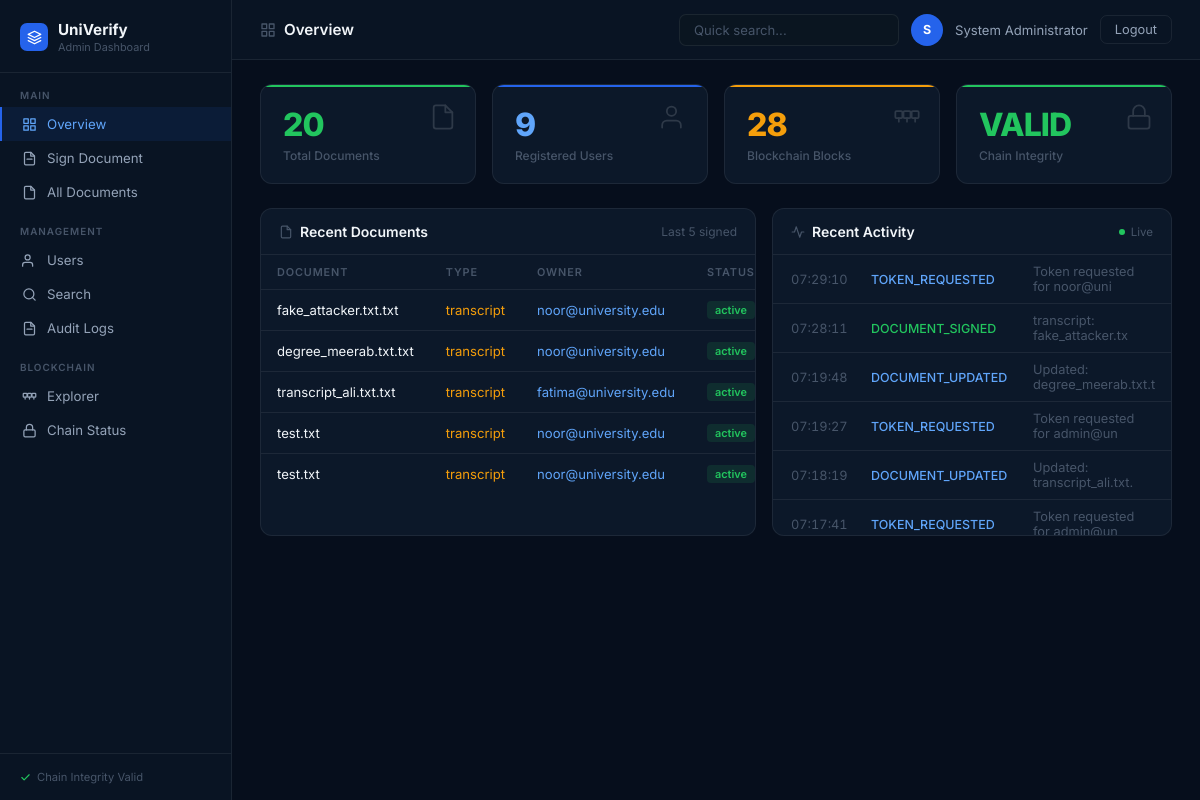
The page /dashboard (signed in) on the database as committed earlier.
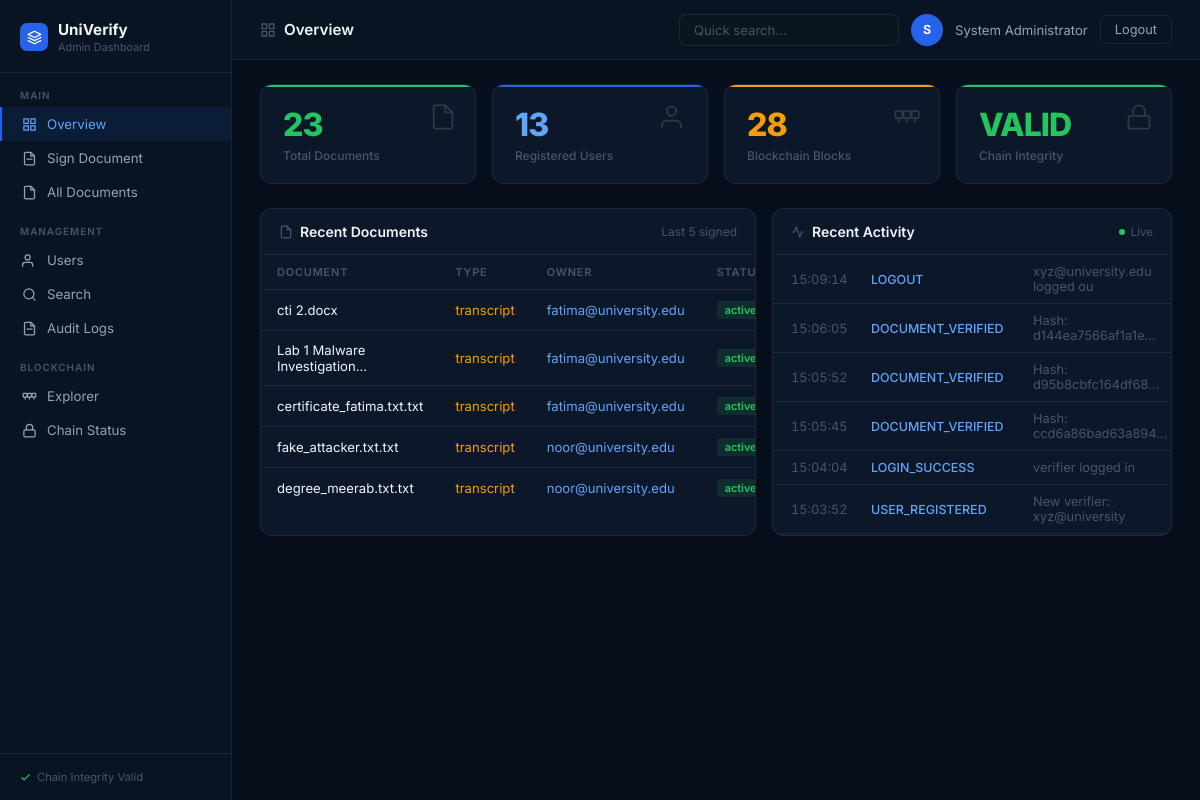
The same page on the database as committed later.
### models.py (models this page shows, shortened)
class Document(db.Model):
    __tablename__ = 'documents'
    id = db.Column(db.Integer, primary_key=True)
    filename = db.Column(db.String(200), nullable=False)
    original_name = db.Column(db.String(200), nullable=False)
    file_hash = db.Column(db.String(64), unique=True, nullable=False)
    block_hash = db.Column(db.String(64), nullable=False)
    block_index = db.Column(db.Integer, nullable=False)
    cert_fingerprint = db.Column(db.String(200), nullable=False)
    signature = db.Column(db.Text, nullable=False)
    doc_type = db.Column(db.String(50), default='general')
    status = db.Column(db.String(20), default='active')
    qr_code_path = db.Column(db.String(200), nullable=True)
    user_id = db.Column(db.Integer, db.ForeignKey('users.id'), nullable=False)
    signed_at = db.Column(db.DateTime, default=datetime.utcnow)
    expires_at = db.Column(db.DateTime, nullable=True)

class User(UserMixin, db.Model):
    __tablename__ = 'users'
    id = db.Column(db.Integer, primary_key=True)
    full_name = db.Column(db.String(100), nullable=False)
    email = db.Column(db.String(120), unique=True, nullable=False)
    password_hash = db.Column(db.String(256), nullable=False)
    role = db.Column(db.String(20), default='student')
    reg_number = db.Column(db.String(50), unique=True, nullable=True)
    department = db.Column(db.String(100), nullable=True)
    created_at = db.Column(db.DateTime, default=datetime.utcnow)
    is_active = db.Column(db.Boolean, default=True)
    documents = db.relationship('Document', backref='owner', lazy=True)

class AuditLog(db.Model):
    __tablename__ = 'audit_logs'
    id = db.Column(db.Integer, primary_key=True)
    user_id = db.Column(db.Integer, db.ForeignKey('users.id'), nullable=True)
    action = db.Column(db.String(100), nullable=False)
    details = db.Column(db.Text, nullable=True)
    ip_address = db.Column(db.String(50), nullable=True)
    timestamp = db.Column(db.DateTime, default=datetime.utcnow)
    success = db.Column(db.Boolean, default=True)

### app.py (the view)
@app.route('/dashboard')
@login_required
def dashboard():
    if current_user.role != 'admin':
        return redirect(url_for('student_portal'))
    total_docs = Document.query.count()
    total_users = User.query.count()
    active_docs = Document.query.filter_by(status='active').count()
    revoked_docs = Document.query.filter_by(status='revoked').count()
    recent_docs = Document.query.order_by(Document.signed_at.desc()).limit(5).all()
    recent_logs = AuditLog.query.order_by(AuditLog.timestamp.desc()).limit(10).all()
    chain_valid = blockchain.is_chain_valid()
    return render_template('dashboard.html',
        total_docs=total_docs, total_users=total_users,
        active_docs=active_docs, revoked_docs=revoked_docs,
        recent_docs=recent_docs, recent_logs=recent_logs,
        chain_valid=chain_valid, chain_length=len(blockchain.chain))

### app.py (called while the page is built)
@login_manager.user_loader
def load_user(user_id):
    return User.query.get(int(user_id))

### blockchain.py (called while the page is built)
    def compute_hash(self):
        block_string = json.dumps({
            "index": self.index,
            "timestamp": self.timestamp,
            "filename": self.filename,
            "file_hash": self.file_hash,
            "cert_fingerprint": self.cert_fingerprint,
            "email": self.email,
            "signature": self.signature,
            "parent_hash": self.parent_hash,
            "previous_hash": self.previous_hash
        }, sort_keys=True)
        return hashlib.sha256(block_string.encode()).hexdigest()

    def is_chain_valid(self):
        for i in range(1, len(self.chain)):
            current = self.chain[i]
            previous = self.chain[i - 1]
            if current.hash != current.compute_hash():
                return False
            if current.previous_hash != previous.hash:
                return False
        return True

### templates/dashboard.html (shortened to what the changed rows need)
<html lang="en">
<head>
</head>
<body>
<div class="main">
    <div class="content">
        <div class="section active" id="sec-overview">
            <div class="stats-grid">
                <div class="stat-card stat-green">
                    <div class="stat-icon"><svg viewBox="0 0 24 24" fill="none" stroke="currentColor" stroke-width="1.5" stroke-linecap="round" stroke-linejoin="round"><path d="M14 2H6a2 2 0 0 0-2 2v16a2 2 0 0 0 2 2h12a2 2 0 0 0 2-2V8z"/><polyline points="14 2 14 8 20 8"/></svg></div>
                    <div class="stat-number n-green" id="s-total">{{ total_docs }}</div>
                    <div class="stat-label">Total Documents</div>
                </div>
                <div class="stat-card stat-blue">
                    <div class="stat-icon"><svg viewBox="0 0 24 24" fill="none" stroke="currentColor" stroke-width="1.5" stroke-linecap="round" stroke-linejoin="round"><path d="M17 21v-2a4 4 0 0 0-4-4H5a4 4 0 0 0-4 4v2"/><circle cx="9" cy="7" r="4"/></svg></div>
                    <div class="stat-number n-blue" id="s-users">{{ total_users }}</div>
                    <div class="stat-label">Registered Users</div>
                </div>
            </div>
            <div style="display:grid;grid-template-columns:1fr 400px;gap:16px;">
                <div class="card">
                    <table class="tbl">
                        <thead><tr><th>Document</th><th>Type</th><th>Owner</th><th>Status</th></tr></thead>
                        <tbody>
                        {% for doc in recent_docs %}
                        <tr>
                            <td style="color:var(--text-1);">{{ doc.original_name[:28] }}{% if doc.original_name|length > 28 %}...{% endif %}</td>
                            <td style="color:var(--warn);">{{ doc.doc_type }}</td>
                            <td style="color:#60a5fa;">{{ doc.owner.email if doc.owner else 'N/A' }}</td>
                            <td><span class="badge badge-{{ doc.status }}">{{ doc.status }}</span></td>
                        </tr>
                        {% else %}
                        <tr><td colspan="4" style="text-align:center;color:var(--text-3);padding:28px;">No documents yet.</td></tr>
                        {% endfor %}
                        </tbody>
                    </table>
                </div>
                <div class="card">
                    <div style="max-height:280px;overflow-y:auto;">
                        {% for log in recent_logs %}
                        <div class="log-item">
                            <span class="log-time">{{ log.timestamp.strftime('%H:%M:%S') }}</span>
                            <span class="log-action" style="color:{% if 'FAIL' in log.action or 'ERROR' in log.action %}var(--error){% elif 'SIGN' in log.action %}var(--success){% else %}#60a5fa{% endif %};">{{ log.action }}</span>
                            <span class="log-detail">{{ (log.details or '')[:28] }}</span>
                        </div>
                        {% else %}
                        <div style="color:var(--text-3);text-align:center;padding:24px;font-size:0.82rem;">No activity yet</div>
                        {% endfor %}
                    </div>
                </div>
            </div>
        </div>
    </div>
</div>
</body>
</html>

Rows that differ between the two databases and show on the page:
no longer on this page (row unchanged): Document: original_name "transcript_ali.txt.txt", doc_type "transcript", owner "fatima@university.edu", status "active"
no longer on this page (row unchanged): Document: original_name "test.txt", doc_type "transcript", owner "noor@university.edu", status "active"
no longer on this page (row unchanged): Document: original_name "test.txt", doc_type "transcript", owner "noor@university.edu", status "active"
no longer on this page (row unchanged): AuditLog: timestamp "07:29:10", action "TOKEN_REQUESTED", details "Token requested for noor@uni"
no longer on this page (row unchanged): AuditLog: timestamp "07:28:11", action "DOCUMENT_SIGNED", details "transcript: fake_attacker.tx"
no longer on this page (row unchanged): AuditLog: timestamp "07:19:48", action "DOCUMENT_UPDATED", details "Updated: degree_meerab.txt.t"
no longer on this page (row unchanged): AuditLog: timestamp "07:19:27", action "TOKEN_REQUESTED", details "Token requested for admin@un"
no longer on this page (row unchanged): AuditLog: timestamp "07:18:19", action "DOCUMENT_UPDATED", details "Updated: transcript_ali.txt."
no longer on this page (row unchanged): AuditLog: timestamp "07:17:41", action "TOKEN_REQUESTED", details "Token requested for admin@un"
added Document: original_name "cti 2.docx", doc_type "transcript", owner "fatima@university.edu", status "active"
added Document: original_name "Lab 1 Malware Investigation", doc_type "transcript", owner "fatima@university.edu", status "active"
added Document: original_name "certificate_fatima.txt.txt", doc_type "transcript", owner "fatima@university.edu", status "active"
added AuditLog: timestamp "15:09:14", action "LOGOUT", details "xyz@university.edu logged ou"
added AuditLog: timestamp "15:06:05", action "DOCUMENT_VERIFIED", details "Hash: d144ea7566af1a1e..."
added AuditLog: timestamp "15:05:52", action "DOCUMENT_VERIFIED", details "Hash: d95b8cbfc164df68..."
added AuditLog: timestamp "15:05:45", action "DOCUMENT_VERIFIED", details "Hash: ccd6a86bad63a894..."
added AuditLog: timestamp "15:04:04", action "LOGIN_SUCCESS", details "verifier logged in"
added AuditLog: timestamp "15:03:52", action "USER_REGISTERED", details "New verifier: xyz@university"
Other text that changed with them:
{{ total_docs }}: "20" → "23"
{{ total_users }}: "9" → "13"
